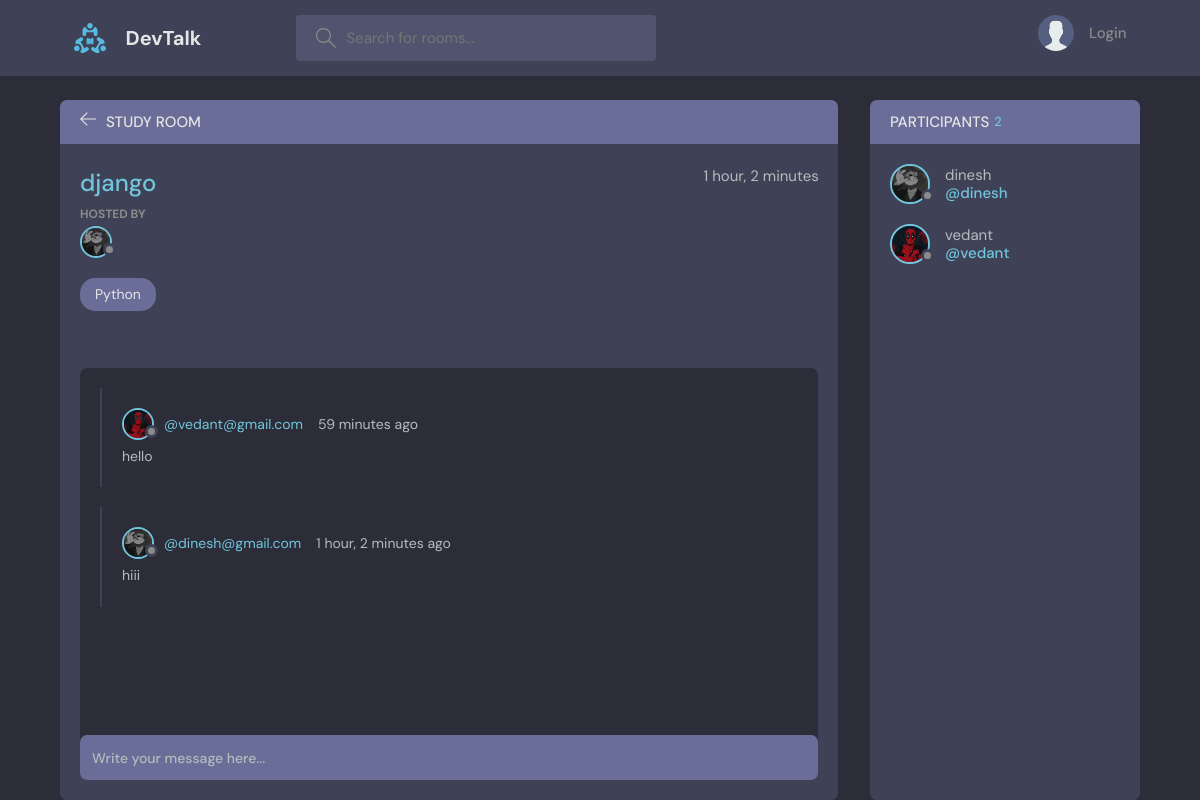
Page /room/3/ on the committed database.
### Base/models.py (models this page shows, shortened)
class Room(models.Model):
    host=models.ForeignKey(User,on_delete=models.SET_NULL,null=True)
    topic=models.ForeignKey(Topic,on_delete=models.SET_NULL,null=True)
    participants=models.ManyToManyField(User,related_name="participants", blank=True)
    name=models.CharField(max_length=200)
    description=models.TextField(null=True,blank=True)
    updated=models.DateTimeField(auto_now=True)
    created=models.DateTimeField(auto_now_add=True)
    class Meta:
        ordering=['-updated','-created']

class User(AbstractUser):
    name=models.CharField(max_length=100,null=True)
    email=models.EmailField(null=True,unique=True)
    bio=models.TextField(null=True)
    avatar =models.ImageField(null=True,default="avatar.svg")
    USERNAME_FIELD='email'
    REQUIRED_FIELDS=[]

class Topic(models.Model):
    name=models.CharField(max_length=200)
    def __str__(self) -> str:
        return self.name

class Message(models.Model):
    user=models.ForeignKey(User,on_delete=models.CASCADE)
    room=models.ForeignKey(Room,on_delete=models.CASCADE)
    body=models.TextField()
    updated=models.DateTimeField(auto_now=True)
    created=models.DateTimeField(auto_now_add=True)
    class Meta:
        ordering=['-updated','-created']

### Base/views.py (the view, shortened to what this page needs)
# urls.py: path('room/<str:pk>/', room , name="room"),
def room(request,pk):
    room=Room.objects.get(id=pk)
    room_messages=room.message_set.all().order_by('-created')
    participants=room.participants.all()
    context={'room':room,'room_messages':room_messages,'participants':participants}
    return render(request,'Base/room.html',context)

### Base/templates/Base/room.html (shortened to what this page needs)
{% extends 'main.html' %}
{% block content %}
<main class="profile-page layout layout--2">
  <div class="container">
    <div class="room">
      <div class="room__top">
        <div class="room__topLeft">
          <a href="{% url 'home' %}">
            <svg version="1.1" xmlns="http://www.w3.org/2000/svg" width="32" height="32" viewBox="0 0 32 32">
              <title>arrow-left</title>
              <path
                d="M13.723 2.286l-13.723 13.714 13.719 13.714 1.616-1.611-10.96-10.96h27.625v-2.286h-27.625l10.965-10.965-1.616-1.607z">
              </path>
            </svg>
          </a>
          <h3>Study Room</h3>
        </div>
      </div>
      <div class="room__box scroll">
        <div class="room__header scroll">
          <div class="room__info">
            <h3>{{room.name}}</h3>
            <span>{{room.created|timesince}}</span>
          </div>
          <div class="room__hosted">
            <p>Hosted By</p>
            <a href="{% url 'user-profile' room.host.id %}" class="room__author">
              <div class="avatar avatar--small">
                <img src="{{room.host.avatar.url}}" />
              </div>
            </a>
          </div>
          <span class="room__topics">{{room.topic}}</span>
        </div>
        <div class="room__conversation">
          <div class="threads scroll">
            {% for message in room_messages %}
            <div class="thread">
              <div class="thread__top">
                <div class="thread__author">
                  <a href="{% url 'user-profile' message.user.id %}" class="thread__authorInfo">
                    <div class="avatar avatar--small">
                      <img src="{{message.user.avatar.url}}" />
                    </div>
                    <span>@{{message.user}} </span>
                  </a>
                  <span class="thread__date">{{message.created|timesince}} ago</span>
                </div>
              </div>
              <div class="thread__details">
                {{message.body}}
              </div>
            </div>
            {% endfor %}
          </div>
        </div>
      </div>
      <div class="room__message">
        <form action="" method="post">
          <input name="body" placeholder="Write your message here..." />
        </form>
      </div>
    </div>
    <div class="participants">
      <h3 class="participants__top">Participants <span>{{participants.count}}</span></h3>
      <div class="participants__list scroll">
        {% for user in participants %}
        <a href="{% url 'user-profile' user.id %}" class="participant">
          <div class="avatar avatar--medium">
            <img src="{{user.avatar.url}}" />
          </div>
          <p>
            {{user.username}}
            <span>@{{user.username}}</span>
          </p>
        </a>
        {% endfor %}
      </div>
    </div>
  </div>
</main>
{% endblock %}

### rows in the picture
Room: name "django", created "1 hour, 2 minutes", host.avatar (picture), topic "Python"
Message: user.avatar (picture), user "vedant@gmail.com", created "59 minutes", body "hello"
Message: user.avatar (picture), user "dinesh@gmail.com", created "1 hour, 2 minutes", body "hiii"
User: avatar (picture), username "dinesh"
User: avatar (picture), username "vedant"

### other values in the picture
{{ participants.count }} "2"
